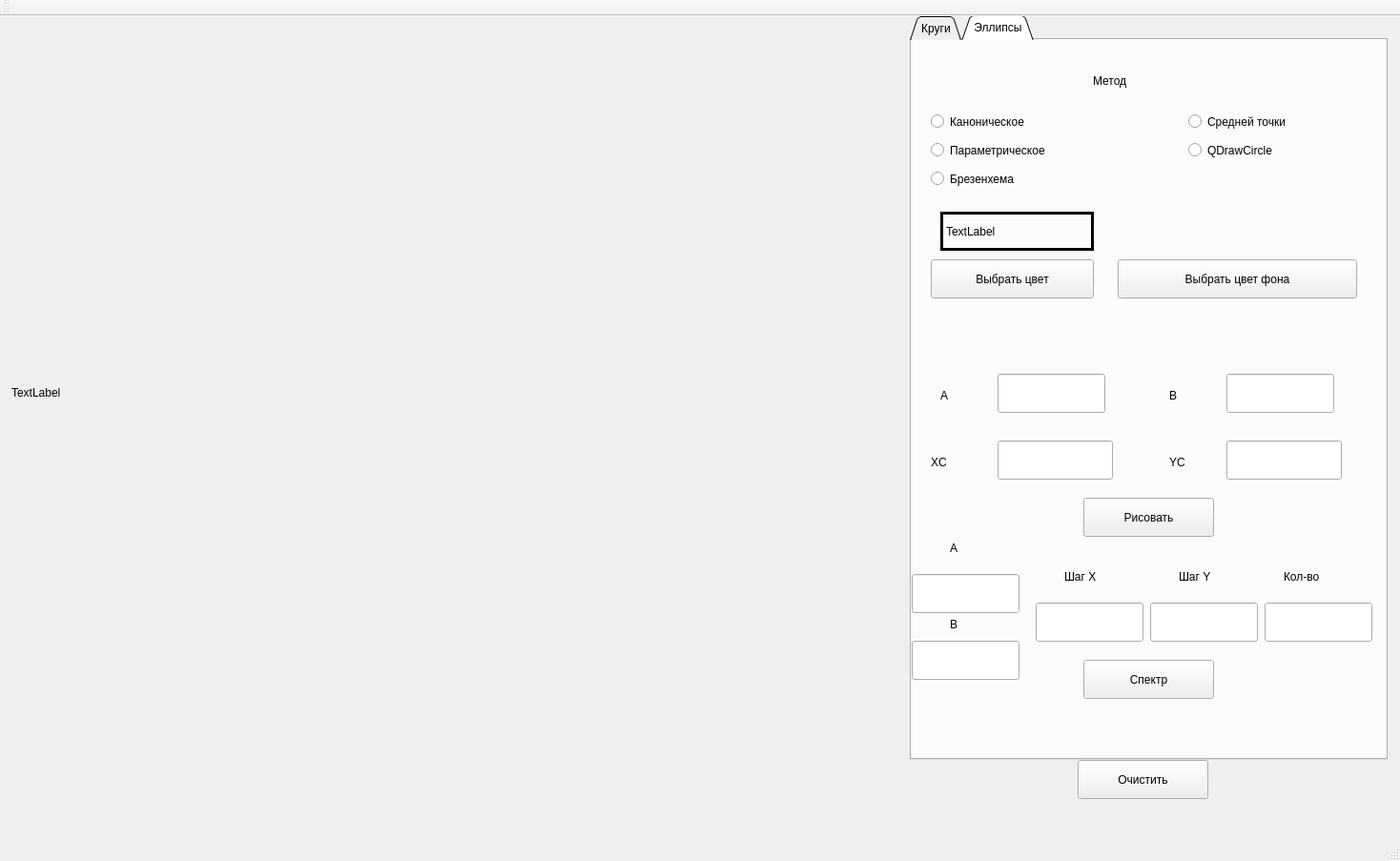
<?xml version="1.0" encoding="UTF-8"?>
<ui version="4.0">
 <class>MainWindow</class>
 <widget class="QMainWindow" name="MainWindow">
  <property name="geometry">
   <rect>
    <x>0</x>
    <y>0</y>
    <width>1468</width>
    <height>903</height>
   </rect>
  </property>
  <property name="windowTitle">
   <string>MainWindow</string>
  </property>
  <widget class="QWidget" name="centralWidget">
   <widget class="QLabel" name="label">
    <property name="geometry">
     <rect>
      <x>12</x>
      <y>4</y>
      <width>941</width>
      <height>781</height>
     </rect>
    </property>
    <property name="text">
     <string>TextLabel</string>
    </property>
   </widget>
   <widget class="QTabWidget" name="tabWidget">
    <property name="geometry">
     <rect>
      <x>954</x>
      <y>-1</y>
      <width>501</width>
      <height>781</height>
     </rect>
    </property>
    <property name="autoFillBackground">
     <bool>true</bool>
    </property>
    <property name="tabShape">
     <enum>QTabWidget::Triangular</enum>
    </property>
    <property name="currentIndex">
     <number>1</number>
    </property>
    <widget class="QWidget" name="circle">
     <attribute name="title">
      <string>Круги</string>
     </attribute>
     <widget class="QRadioButton" name="middlePRButton">
      <property name="geometry">
       <rect>
        <x>290</x>
        <y>60</y>
        <width>191</width>
        <height>31</height>
       </rect>
      </property>
      <property name="text">
       <string>Средней точки</string>
      </property>
      <attribute name="buttonGroup">
       <string notr="true">buttonGroup</string>
      </attribute>
     </widget>
     <widget class="QRadioButton" name="CanonRButton">
      <property name="geometry">
       <rect>
        <x>20</x>
        <y>60</y>
        <width>201</width>
        <height>31</height>
       </rect>
      </property>
      <property name="text">
       <string>Каноническое</string>
      </property>
      <attribute name="buttonGroup">
       <string notr="true">buttonGroup</string>
      </attribute>
     </widget>
     <widget class="QRadioButton" name="ParamRButton">
      <property name="geometry">
       <rect>
        <x>20</x>
        <y>90</y>
        <width>231</width>
        <height>31</height>
       </rect>
      </property>
      <property name="text">
       <string>Параметрическое</string>
      </property>
      <attribute name="buttonGroup">
       <string notr="true">buttonGroup</string>
      </attribute>
     </widget>
     <widget class="QRadioButton" name="standRButton">
      <property name="geometry">
       <rect>
        <x>290</x>
        <y>90</y>
        <width>158</width>
        <height>31</height>
       </rect>
      </property>
      <property name="text">
       <string>QDrawCircle</string>
      </property>
      <attribute name="buttonGroup">
       <string notr="true">buttonGroup</string>
      </attribute>
     </widget>
     <widget class="QRadioButton" name="brezenRButton">
      <property name="geometry">
       <rect>
        <x>20</x>
        <y>120</y>
        <width>181</width>
        <height>31</height>
       </rect>
      </property>
      <property name="text">
       <string>Брезенхема</string>
      </property>
      <attribute name="buttonGroup">
       <string notr="true">buttonGroup</string>
      </attribute>
     </widget>
     <widget class="QLabel" name="methLabel">
      <property name="geometry">
       <rect>
        <x>190</x>
        <y>20</y>
        <width>103</width>
        <height>25</height>
       </rect>
      </property>
      <property name="text">
       <string>Метод</string>
      </property>
     </widget>
     <widget class="QLineEdit" name="xcEdit">
      <property name="geometry">
       <rect>
        <x>90</x>
        <y>410</y>
        <width>121</width>
        <height>41</height>
       </rect>
      </property>
     </widget>
     <widget class="QLineEdit" name="ycEdit">
      <property name="geometry">
       <rect>
        <x>330</x>
        <y>410</y>
        <width>121</width>
        <height>41</height>
       </rect>
      </property>
     </widget>
     <widget class="QLabel" name="xcLabel">
      <property name="geometry">
       <rect>
        <x>20</x>
        <y>420</y>
        <width>61</width>
        <height>25</height>
       </rect>
      </property>
      <property name="text">
       <string>XC</string>
      </property>
     </widget>
     <widget class="QLabel" name="ycLabel">
      <property name="geometry">
       <rect>
        <x>270</x>
        <y>420</y>
        <width>51</width>
        <height>25</height>
       </rect>
      </property>
      <property name="text">
       <string>YC</string>
      </property>
     </widget>
     <widget class="QLineEdit" name="rEdit">
      <property name="geometry">
       <rect>
        <x>200</x>
        <y>340</y>
        <width>113</width>
        <height>41</height>
       </rect>
      </property>
     </widget>
     <widget class="QLabel" name="rLabel">
      <property name="geometry">
       <rect>
        <x>160</x>
        <y>350</y>
        <width>31</width>
        <height>25</height>
       </rect>
      </property>
      <property name="text">
       <string>R</string>
      </property>
     </widget>
     <widget class="QPushButton" name="drawButton">
      <property name="geometry">
       <rect>
        <x>180</x>
        <y>470</y>
        <width>137</width>
        <height>41</height>
       </rect>
      </property>
      <property name="text">
       <string>Рисовать</string>
      </property>
     </widget>
     <widget class="QLabel" name="curColLabel">
      <property name="geometry">
       <rect>
        <x>30</x>
        <y>170</y>
        <width>161</width>
        <height>41</height>
       </rect>
      </property>
      <property name="frameShape">
       <enum>QFrame::Box</enum>
      </property>
      <property name="lineWidth">
       <number>3</number>
      </property>
      <property name="text">
       <string>TextLabel</string>
      </property>
     </widget>
     <widget class="QPushButton" name="chooseColorButton">
      <property name="geometry">
       <rect>
        <x>20</x>
        <y>220</y>
        <width>171</width>
        <height>41</height>
       </rect>
      </property>
      <property name="text">
       <string>Выбрать цвет</string>
      </property>
     </widget>
     <widget class="QPushButton" name="backgroundButton">
      <property name="geometry">
       <rect>
        <x>230</x>
        <y>220</y>
        <width>231</width>
        <height>41</height>
       </rect>
      </property>
      <property name="text">
       <string>Выбрать цвет фона</string>
      </property>
     </widget>
     <widget class="QLineEdit" name="rbEdit">
      <property name="geometry">
       <rect>
        <x>10</x>
        <y>580</y>
        <width>113</width>
        <height>41</height>
       </rect>
      </property>
     </widget>
     <widget class="QLabel" name="label_7">
      <property name="geometry">
       <rect>
        <x>50</x>
        <y>540</y>
        <width>31</width>
        <height>25</height>
       </rect>
      </property>
      <property name="text">
       <string>Rн</string>
      </property>
     </widget>
     <widget class="QLineEdit" name="RfEdit">
      <property name="geometry">
       <rect>
        <x>130</x>
        <y>580</y>
        <width>113</width>
        <height>41</height>
       </rect>
      </property>
      <property name="text">
       <string/>
      </property>
     </widget>
     <widget class="QLabel" name="label_8">
      <property name="geometry">
       <rect>
        <x>170</x>
        <y>540</y>
        <width>31</width>
        <height>25</height>
       </rect>
      </property>
      <property name="text">
       <string>Rk</string>
      </property>
     </widget>
     <widget class="QLineEdit" name="stepEdit">
      <property name="geometry">
       <rect>
        <x>250</x>
        <y>580</y>
        <width>113</width>
        <height>41</height>
       </rect>
      </property>
      <property name="text">
       <string/>
      </property>
     </widget>
     <widget class="QLabel" name="label_9">
      <property name="geometry">
       <rect>
        <x>280</x>
        <y>540</y>
        <width>61</width>
        <height>25</height>
       </rect>
      </property>
      <property name="text">
       <string>Шаг</string>
      </property>
     </widget>
     <widget class="QLineEdit" name="cntEdit">
      <property name="geometry">
       <rect>
        <x>370</x>
        <y>580</y>
        <width>113</width>
        <height>41</height>
       </rect>
      </property>
     </widget>
     <widget class="QLabel" name="label_10">
      <property name="geometry">
       <rect>
        <x>390</x>
        <y>540</y>
        <width>81</width>
        <height>25</height>
       </rect>
      </property>
      <property name="text">
       <string>Кол-во</string>
      </property>
     </widget>
     <widget class="QPushButton" name="drawSpektrButton">
      <property name="geometry">
       <rect>
        <x>180</x>
        <y>640</y>
        <width>137</width>
        <height>41</height>
       </rect>
      </property>
      <property name="text">
       <string>Спектр</string>
      </property>
     </widget>
    </widget>
    <widget class="QWidget" name="ellipse">
     <attribute name="title">
      <string>Эллипсы</string>
     </attribute>
     <widget class="QRadioButton" name="ParamRButton_2">
      <property name="geometry">
       <rect>
        <x>20</x>
        <y>100</y>
        <width>231</width>
        <height>31</height>
       </rect>
      </property>
      <property name="text">
       <string>Параметрическое</string>
      </property>
      <attribute name="buttonGroup">
       <string notr="true">buttonGroup_2</string>
      </attribute>
     </widget>
     <widget class="QPushButton" name="drawButton_2">
      <property name="geometry">
       <rect>
        <x>180</x>
        <y>480</y>
        <width>137</width>
        <height>41</height>
       </rect>
      </property>
      <property name="text">
       <string>Рисовать</string>
      </property>
     </widget>
     <widget class="QLabel" name="xcLabel_2">
      <property name="geometry">
       <rect>
        <x>20</x>
        <y>430</y>
        <width>61</width>
        <height>25</height>
       </rect>
      </property>
      <property name="text">
       <string>XC</string>
      </property>
     </widget>
     <widget class="QLineEdit" name="ycEdit_2">
      <property name="geometry">
       <rect>
        <x>330</x>
        <y>420</y>
        <width>121</width>
        <height>41</height>
       </rect>
      </property>
     </widget>
     <widget class="QLabel" name="label_11">
      <property name="geometry">
       <rect>
        <x>280</x>
        <y>550</y>
        <width>81</width>
        <height>25</height>
       </rect>
      </property>
      <property name="text">
       <string>Шаг Y</string>
      </property>
     </widget>
     <widget class="QPushButton" name="backgroundButton_2">
      <property name="geometry">
       <rect>
        <x>216</x>
        <y>230</y>
        <width>251</width>
        <height>41</height>
       </rect>
      </property>
      <property name="text">
       <string>Выбрать цвет фона</string>
      </property>
     </widget>
     <widget class="QRadioButton" name="middlePRButton_2">
      <property name="geometry">
       <rect>
        <x>290</x>
        <y>70</y>
        <width>191</width>
        <height>31</height>
       </rect>
      </property>
      <property name="text">
       <string>Средней точки</string>
      </property>
      <attribute name="buttonGroup">
       <string notr="true">buttonGroup_2</string>
      </attribute>
     </widget>
     <widget class="QRadioButton" name="brezenRButton_2">
      <property name="geometry">
       <rect>
        <x>20</x>
        <y>130</y>
        <width>181</width>
        <height>31</height>
       </rect>
      </property>
      <property name="text">
       <string>Брезенхема</string>
      </property>
      <attribute name="buttonGroup">
       <string notr="true">buttonGroup_2</string>
      </attribute>
     </widget>
     <widget class="QLineEdit" name="RfEdit_2">
      <property name="geometry">
       <rect>
        <x>0</x>
        <y>630</y>
        <width>113</width>
        <height>41</height>
       </rect>
      </property>
      <property name="text">
       <string/>
      </property>
     </widget>
     <widget class="QLineEdit" name="cntEdit_2">
      <property name="geometry">
       <rect>
        <x>370</x>
        <y>590</y>
        <width>113</width>
        <height>41</height>
       </rect>
      </property>
     </widget>
     <widget class="QRadioButton" name="CanonRButton_2">
      <property name="geometry">
       <rect>
        <x>20</x>
        <y>70</y>
        <width>201</width>
        <height>31</height>
       </rect>
      </property>
      <property name="text">
       <string>Каноническое</string>
      </property>
      <attribute name="buttonGroup">
       <string notr="true">buttonGroup_2</string>
      </attribute>
     </widget>
     <widget class="QLabel" name="curColLabel_2">
      <property name="geometry">
       <rect>
        <x>30</x>
        <y>180</y>
        <width>161</width>
        <height>41</height>
       </rect>
      </property>
      <property name="frameShape">
       <enum>QFrame::Box</enum>
      </property>
      <property name="lineWidth">
       <number>3</number>
      </property>
      <property name="text">
       <string>TextLabel</string>
      </property>
     </widget>
     <widget class="QLineEdit" name="rbEdit_2">
      <property name="geometry">
       <rect>
        <x>0</x>
        <y>560</y>
        <width>113</width>
        <height>41</height>
       </rect>
      </property>
     </widget>
     <widget class="QLineEdit" name="rEdit_2">
      <property name="geometry">
       <rect>
        <x>90</x>
        <y>350</y>
        <width>113</width>
        <height>41</height>
       </rect>
      </property>
     </widget>
     <widget class="QPushButton" name="chooseColorButton_2">
      <property name="geometry">
       <rect>
        <x>20</x>
        <y>230</y>
        <width>171</width>
        <height>41</height>
       </rect>
      </property>
      <property name="text">
       <string>Выбрать цвет</string>
      </property>
     </widget>
     <widget class="QLabel" name="rLabel_2">
      <property name="geometry">
       <rect>
        <x>30</x>
        <y>360</y>
        <width>31</width>
        <height>25</height>
       </rect>
      </property>
      <property name="text">
       <string>A</string>
      </property>
     </widget>
     <widget class="QLineEdit" name="xcEdit_2">
      <property name="geometry">
       <rect>
        <x>90</x>
        <y>420</y>
        <width>121</width>
        <height>41</height>
       </rect>
      </property>
     </widget>
     <widget class="QRadioButton" name="standRButton_2">
      <property name="geometry">
       <rect>
        <x>290</x>
        <y>100</y>
        <width>158</width>
        <height>31</height>
       </rect>
      </property>
      <property name="text">
       <string>QDrawCircle</string>
      </property>
      <attribute name="buttonGroup">
       <string notr="true">buttonGroup_2</string>
      </attribute>
     </widget>
     <widget class="QPushButton" name="drawSpektrButton_2">
      <property name="geometry">
       <rect>
        <x>180</x>
        <y>650</y>
        <width>137</width>
        <height>41</height>
       </rect>
      </property>
      <property name="text">
       <string>Спектр</string>
      </property>
     </widget>
     <widget class="QLabel" name="ycLabel_2">
      <property name="geometry">
       <rect>
        <x>270</x>
        <y>430</y>
        <width>51</width>
        <height>25</height>
       </rect>
      </property>
      <property name="text">
       <string>YC</string>
      </property>
     </widget>
     <widget class="QLabel" name="label_12">
      <property name="geometry">
       <rect>
        <x>390</x>
        <y>550</y>
        <width>81</width>
        <height>25</height>
       </rect>
      </property>
      <property name="text">
       <string>Кол-во</string>
      </property>
     </widget>
     <widget class="QLabel" name="label_13">
      <property name="geometry">
       <rect>
        <x>40</x>
        <y>600</y>
        <width>31</width>
        <height>25</height>
       </rect>
      </property>
      <property name="text">
       <string>B</string>
      </property>
     </widget>
     <widget class="QLabel" name="methLabel_2">
      <property name="geometry">
       <rect>
        <x>190</x>
        <y>30</y>
        <width>103</width>
        <height>25</height>
       </rect>
      </property>
      <property name="text">
       <string>Метод</string>
      </property>
     </widget>
     <widget class="QLineEdit" name="stepEdit_2">
      <property name="geometry">
       <rect>
        <x>250</x>
        <y>590</y>
        <width>113</width>
        <height>41</height>
       </rect>
      </property>
      <property name="text">
       <string/>
      </property>
     </widget>
     <widget class="QLineEdit" name="rEdit_3">
      <property name="geometry">
       <rect>
        <x>330</x>
        <y>350</y>
        <width>113</width>
        <height>41</height>
       </rect>
      </property>
      <property name="text">
       <string/>
      </property>
     </widget>
     <widget class="QLabel" name="rLabel_3">
      <property name="geometry">
       <rect>
        <x>270</x>
        <y>360</y>
        <width>31</width>
        <height>25</height>
       </rect>
      </property>
      <property name="text">
       <string>B</string>
      </property>
     </widget>
     <widget class="QLabel" name="label_14">
      <property name="geometry">
       <rect>
        <x>40</x>
        <y>520</y>
        <width>31</width>
        <height>25</height>
       </rect>
      </property>
      <property name="text">
       <string>A</string>
      </property>
     </widget>
     <widget class="QLineEdit" name="stepEdit_5">
      <property name="geometry">
       <rect>
        <x>130</x>
        <y>590</y>
        <width>113</width>
        <height>41</height>
       </rect>
      </property>
      <property name="text">
       <string/>
      </property>
     </widget>
     <widget class="QLabel" name="label_23">
      <property name="geometry">
       <rect>
        <x>160</x>
        <y>550</y>
        <width>81</width>
        <height>25</height>
       </rect>
      </property>
      <property name="text">
       <string>Шаг X</string>
      </property>
     </widget>
    </widget>
   </widget>
   <widget class="QPushButton" name="pushButton">
    <property name="geometry">
     <rect>
      <x>1130</x>
      <y>780</y>
      <width>137</width>
      <height>41</height>
     </rect>
    </property>
    <property name="text">
     <string>Очистить</string>
    </property>
   </widget>
  </widget>
  <widget class="QMenuBar" name="menuBar">
   <property name="geometry">
    <rect>
     <x>0</x>
     <y>0</y>
     <width>1468</width>
     <height>33</height>
    </rect>
   </property>
  </widget>
  <widget class="QToolBar" name="mainToolBar">
   <attribute name="toolBarArea">
    <enum>TopToolBarArea</enum>
   </attribute>
   <attribute name="toolBarBreak">
    <bool>false</bool>
   </attribute>
  </widget>
  <widget class="QStatusBar" name="statusBar"/>
 </widget>
 <layoutdefault spacing="6" margin="11"/>
 <resources/>
 <connections/>
 <buttongroups>
  <buttongroup name="buttonGroup"/>
  <buttongroup name="buttonGroup_2"/>
 </buttongroups>
</ui>
